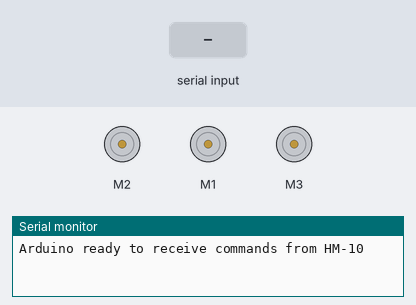
A sketch run on a simulated Arduino Uno, built with avr-gcc and run on an emulated ATmega328P. Shown: 3 × DC motor (green arrow = forward, orange = backward, longer = faster), the last lines printed to the serial monitor. The test bench sets the inputs (shaded band).

Above: at 1.2 s.
1.3 s: "MOUTH\n" received over the second serial link
At 1.42 s:
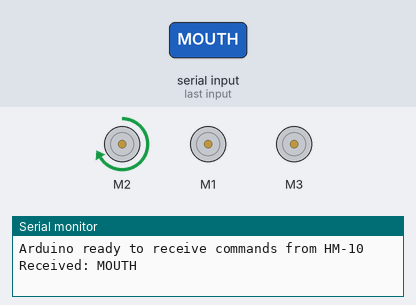
3.0 s: "TAIL\n" received over the second serial link
At 3.12 s:
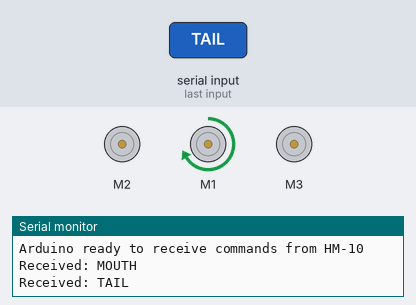
4.7 s: "DANCE\n" received over the second serial link
At 4.82 s:
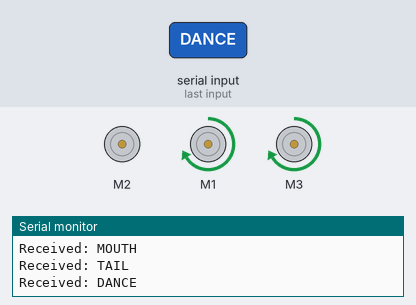
6.4 s: "RIGHT\n" received over the second serial link
At 6.52 s:
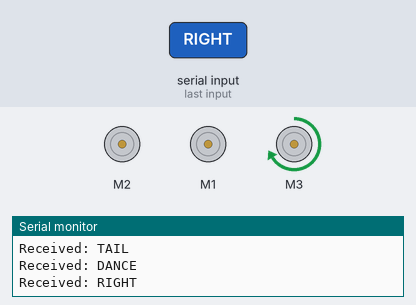
Timing chart, 0 to 9.1 s (numbered marks = the images above; inputs shaded):
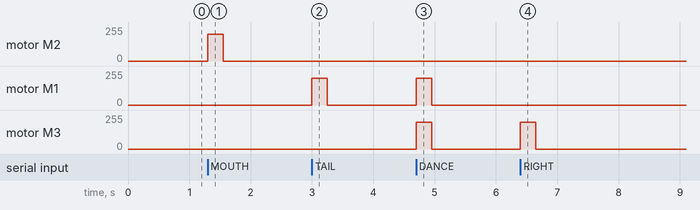

The sketch:

TeleoperateBilly.ino
```cpp
#include <AFMotor.h>
#include <SoftwareSerial.h>

// ---------------- HM-10 SoftwareSerial ----------------
#define BT_RX 9
#define BT_TX 10
SoftwareSerial BTSerial(BT_RX, BT_TX);

// ---------------- Motors ----------------
AF_DCMotor tailMotor(1);   // M1
AF_DCMotor mouthMotor(2);  // M2
AF_DCMotor turnMotor(3);   // M3

#define MOTOR_SPEED 200

// ---------------- Command Handling ----------------
String inputString = "";
bool stringComplete = false;

void setup() {
  // Initialize HM-10 serial
  BTSerial.begin(9600);

  // USB Serial for debug
  Serial.begin(9600);
  Serial.println("Arduino ready to receive commands from HM-10");

  // Initialize motor speeds
  mouthMotor.setSpeed(MOTOR_SPEED);
  tailMotor.setSpeed(MOTOR_SPEED);
  turnMotor.setSpeed(MOTOR_SPEED);
}

void loop() {
  // ---------------- Read HM-10 ----------------
  while (BTSerial.available()) {
    char inChar = (char)BTSerial.read();
    if (inChar == '\n') {
      stringComplete = true;
      break;
    } else {
      inputString += inChar;
    }
  }

  // ---------------- Handle commands ----------------
  if (stringComplete) {
    inputString.trim();
    Serial.println("Received: " + inputString); // debug

    if (inputString == "MOUTH") {
      mouthMotor.run(FORWARD);
      delay(250);
      mouthMotor.run(RELEASE);
    }
    else if (inputString == "TAIL") {
      tailMotor.run(FORWARD);
      delay(250);
      tailMotor.run(RELEASE);
    }
    else if (inputString == "DANCE") {
      tailMotor.run(FORWARD);
      turnMotor.run(FORWARD);
      delay(250);
      turnMotor.run(RELEASE);
      tailMotor.run(RELEASE);
    }
    else if (inputString == "RIGHT") {
      turnMotor.run(FORWARD);
      delay(250);
      turnMotor.run(RELEASE);
    }
    else if (inputString == "HEADTURN") {
      mouthMotor.setSpeed(255);  // optional faster mouth
      turnMotor.run(FORWARD);
      delay(250);
      turnMotor.run(RELEASE);
    }
    else if (inputString == "STOP") {
      mouthMotor.run(RELEASE);
      tailMotor.run(RELEASE);
      turnMotor.run(RELEASE);
    }

    // Reset for next command
    inputString = "";
    stringComplete = false;
  }
}
```

Measured:
- after the input at 1.3 s, motor M2: stopped → forward 200/255 at once, → stopped 0.25 s later
- after the input at 3.0 s, motor M1: stopped → forward 200/255 at once, → stopped 0.25 s later
- after the input at 4.7 s, motor M1, motor M3: stopped → forward 200/255 at once, → stopped 0.25 s later
- after the input at 6.4 s, motor M3: stopped → forward 200/255 at once, → stopped 0.25 s later
